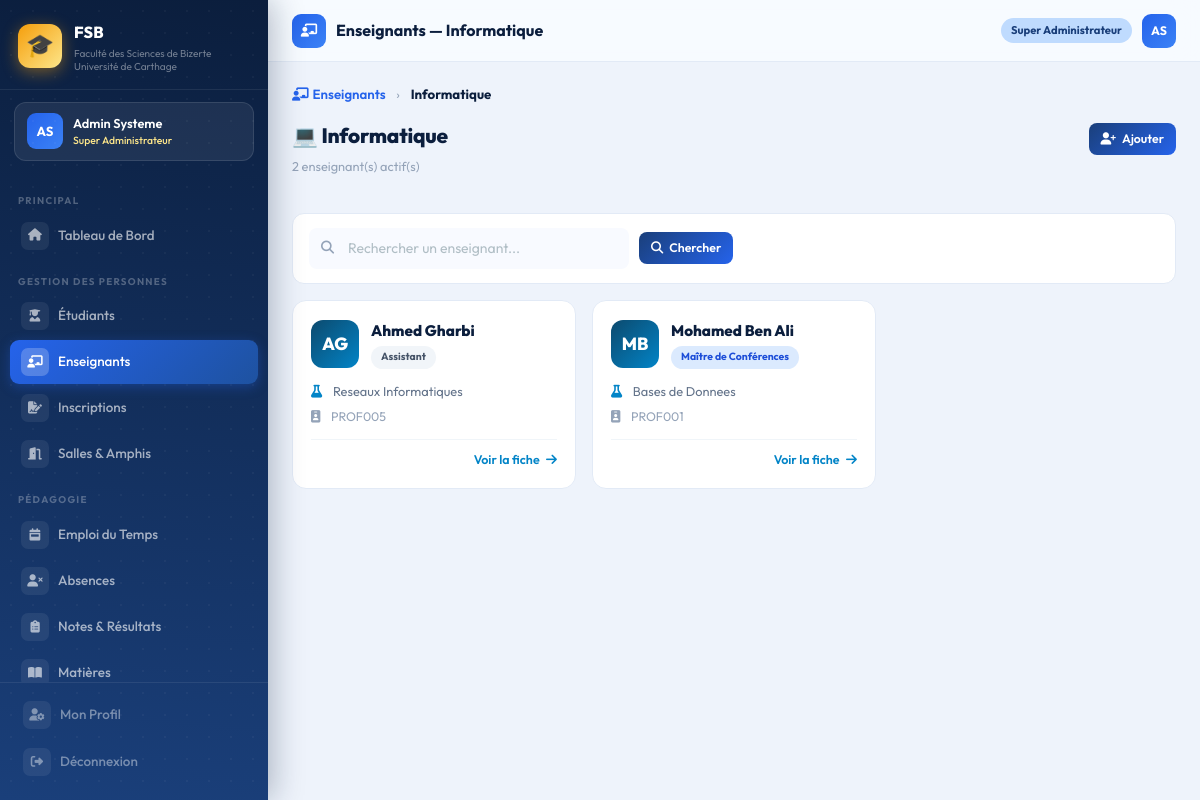
Before: /dashboard/enseignants/departement/2/ (signed in) with the older database file.
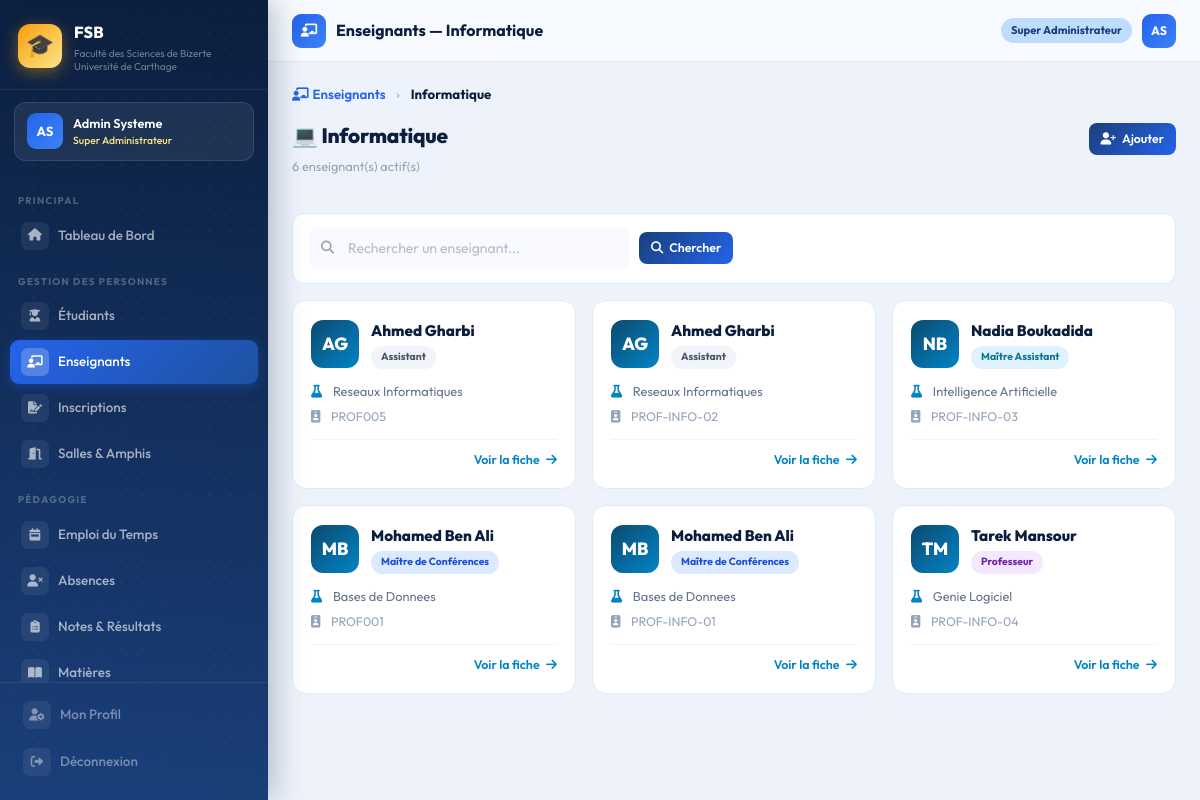
After: the same page with the newer database file.
### administration/models.py (models this page shows, shortened)
class Enseignant(models.Model):
    GRADE_CHOICES = [
        ('assistant',        'Assistant'),
        ('maitre_assistant', 'Maître Assistant'),
        ('maitre_conf',      'Maître de Conférences'),
        ('professeur',       'Professeur'),
    ]
    nom              = models.CharField(max_length=100,null=True, blank=True)
    prenom           = models.CharField(max_length=100,null=True, blank=True)
    matricule        = models.CharField(max_length=20, unique=True)
    email            = models.EmailField(blank=True)
    telephone        = models.CharField(max_length=20, blank=True)
    departement      = models.ForeignKey(Departement, on_delete=models.SET_NULL,
                                         null=True, related_name='enseignants')
    grade            = models.CharField(max_length=30, choices=GRADE_CHOICES)
    specialite       = models.CharField(max_length=100, blank=True)
    date_recrutement = models.DateField(null=True, blank=True)
    actif            = models.BooleanField(default=True)

### administration/views.py (the view)
@login_required
def enseignants_liste(request, dept_id):
    dept        = get_object_or_404(Departement, pk=dept_id)
    enseignants = Enseignant.objects.filter(
        departement=dept, actif=True
    ).order_by('grade', 'nom')
    query = request.GET.get('q', '')
    if query:
        enseignants = enseignants.filter(
            nom__icontains=query
        ) | Enseignant.objects.filter(
            prenom__icontains=query, departement=dept, actif=True
        )
    return render(request, 'administration/enseignants/nav_liste.html', {
        'dept':        dept,
        'enseignants': enseignants,
        'query':       query,
    })

### accounts/models.py (called while the page is built)
    @property
    def is_super_admin(self):
        return self.role == 'super_admin'

### templates/administration/enseignants/nav_liste.html (shortened to what this page needs)
{% extends 'base.html' %}
{% block page_icon %}<i class="fas fa-chalkboard-teacher"></i>{% endblock %}
{% block page_title %}Enseignants — {{ dept.get_nom_display }}{% endblock %}
{% block content %}
<nav style="margin-bottom:18px;font-size:0.83rem;color:#94a3b8">
  <a href="{% url 'administration:liste_enseignants' %}"
     style="color:#2563eb;text-decoration:none;font-weight:600">
    <i class="fas fa-chalkboard-teacher me-1"></i>Enseignants
  </a>
  <span style="margin:0 8px">›</span>
  <span style="color:#0b1e3d;font-weight:700">{{ dept.get_nom_display }}</span>
</nav>
<div class="page-header">
  <div>
    <h1>
      {% if dept.nom == 'informatique' %}💻
      {% elif dept.nom == 'mathematiques' %}📐
      {% elif dept.nom == 'physique' %}🔭
      {% elif dept.nom == 'chimie' %}⚗️
      {% elif dept.nom == 'biologie' %}🔬
      {% else %}🌍{% endif %}
      {{ dept.get_nom_display }}
    </h1>
    <p class="sub">{{ enseignants.count }} enseignant(s) actif(s)</p>
  </div>
  <a href="{% url 'administration:ajouter_enseignant' %}" class="btn-primary-fsb btn-sm">
    <i class="fas fa-user-plus"></i> Ajouter
  </a>
</div>
<form method="get">
  <div class="filter-bar">
    <div class="search-wrap" style="flex:1;max-width:320px">
      <input type="text" name="q" value="{{ query }}" class="form-control"
             placeholder="Rechercher un enseignant...">
    </div>
    <button type="submit" class="btn-primary-fsb btn-sm">
      <i class="fas fa-search"></i> Chercher
    </button>
  </div>
</form>
<div class="row g-3">
  {% for ens in enseignants %}
  <div class="col-lg-4 col-md-6 fu fu{{ forloop.counter }}">
    <a href="{% url 'administration:detail_enseignant' ens.pk %}"
       style="text-decoration:none;display:block">
      <div style="background:white;border:1.5px solid #e2eaf6;border-radius:14px;
                  padding:18px;transition:all 0.22s;cursor:pointer"
           onmouseover="this.style.borderColor='#0284c7';this.style.transform='translateY(-2px)';this.style.boxShadow='0 8px 24px rgba(2,132,199,0.12)'"
           onmouseout="this.style.borderColor='#e2eaf6';this.style.transform='translateY(0)';this.style.boxShadow=''">
        <div style="display:flex;align-items:center;gap:12px;margin-bottom:12px">
          <div style="width:48px;height:48px;border-radius:12px;
                      background:linear-gradient(135deg,#0c4a6e,#0284c7);
                      display:flex;align-items:center;justify-content:center;
                      color:white;font-size:1.1rem;font-weight:800;flex-shrink:0">
            {{ ens.prenom|first|upper }}{{ ens.nom|first|upper }}
          </div>
          <div style="min-width:0">
            <div style="font-weight:800;font-size:0.95rem;color:#0b1e3d;
                        white-space:nowrap;overflow:hidden;text-overflow:ellipsis">
              {{ ens.prenom }} {{ ens.nom }}
            </div>
            <span class="badge-pill
              {% if ens.grade == 'professeur' %}b-purple
              {% elif ens.grade == 'maitre_conf' %}b-blue
              {% elif ens.grade == 'maitre_assistant' %}b-cyan
              {% else %}b-gray{% endif %}"
              style="margin-top:3px;display:inline-block;font-size:0.65rem">
              {{ ens.get_grade_display }}
            </span>
          </div>
        </div>
        <div style="font-size:0.8rem;color:#64748b;margin-bottom:6px">
          <i class="fas fa-flask me-2" style="color:#0284c7"></i>
          {{ ens.specialite|default:"—" }}
        </div>
        <div style="font-size:0.78rem;color:#94a3b8">
          <i class="fas fa-id-badge me-2"></i>
          {{ ens.matricule }}
        </div>
        <div style="margin-top:12px;padding-top:10px;border-top:1px solid #f0f5f9;
                    display:flex;justify-content:flex-end">
          <span style="font-size:0.78rem;color:#0284c7;font-weight:600">
            Voir la fiche <i class="fas fa-arrow-right ms-1"></i>
          </span>
        </div>
      </div>
    </a>
  </div>
  {% endfor %}
</div>
{% endblock %}

Changed rows visible on the page:
added Enseignant: prenom|first "A", nom|first "G", prenom "Ahmed", nom "Gharbi", grade "Assistant", specialite "Reseaux Informatiques", matricule "PROF-INFO-02"
added Enseignant: prenom|first "N", nom|first "B", prenom "Nadia", nom "Boukadida", grade "Maître Assistant", specialite "Intelligence Artificielle", matricule "PROF-INFO-03"
added Enseignant: prenom|first "M", nom|first "B", prenom "Mohamed", nom "Ben Ali", grade "Maître de Conférences", specialite "Bases de Donnees", matricule "PROF-INFO-01"
added Enseignant: prenom|first "T", nom|first "M", prenom "Tarek", nom "Mansour", grade "Professeur", specialite "Genie Logiciel", matricule "PROF-INFO-04"
Other visible differences:
{{ enseignants.count }}: "2" → "6"
